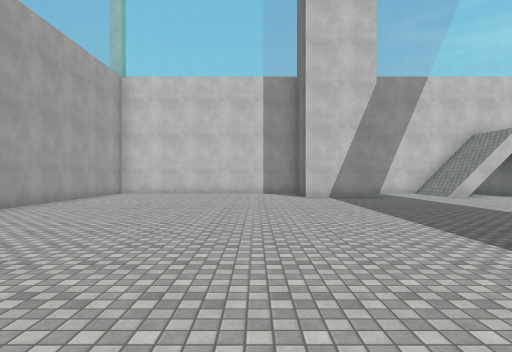
View 1 (above)

16 first-person views from a walk through a Unity game level. The camera is 1.5 m above the floor, looks level and sees 75° across. The floor is counted in squares, 2 m on a side. Each view is taken from the middle of a square. On the plan, view 1 faces up. The plan holds only what a view shows up to about 11 squares ahead; the rest is blank. The place goes on beyond the plan. Surface patterns are stand-ins for the level's own textures.

View 2
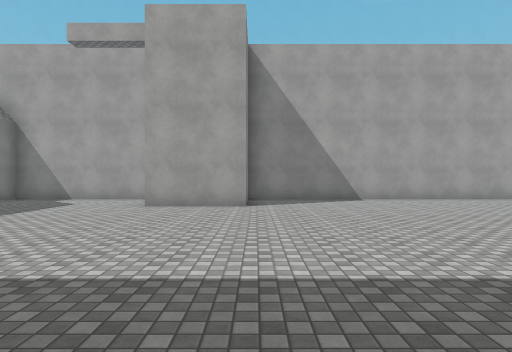

View 3
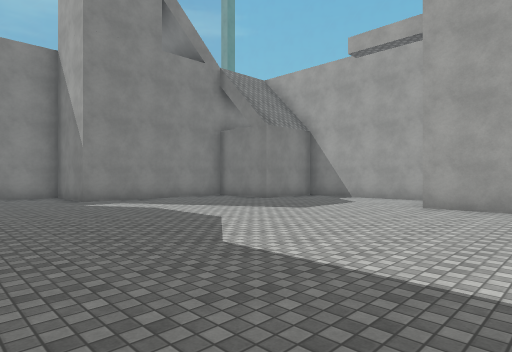

View 4
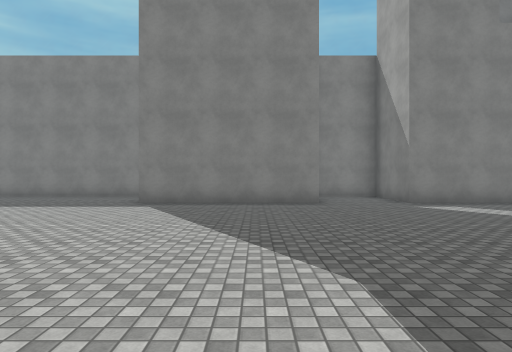

View 5
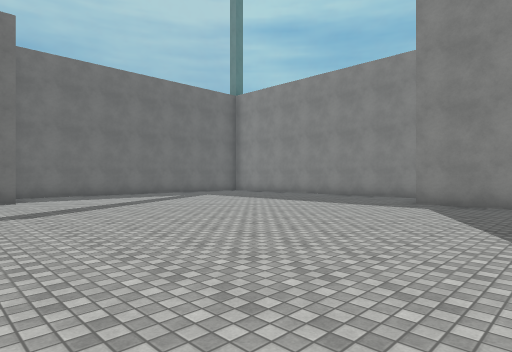

View 6
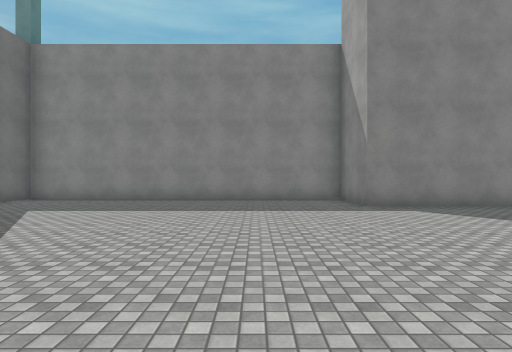

View 7
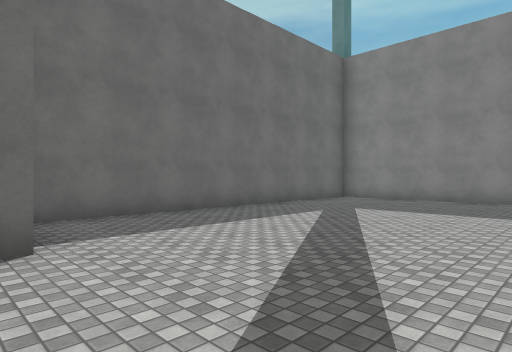

View 8
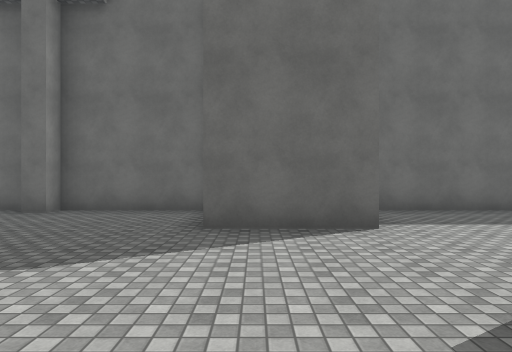

View 9
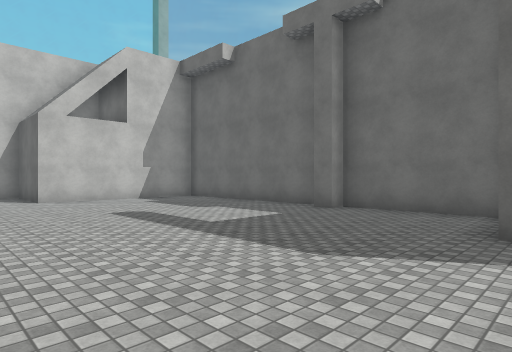

View 10
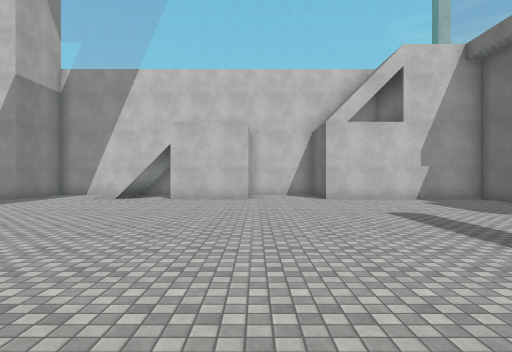

View 11
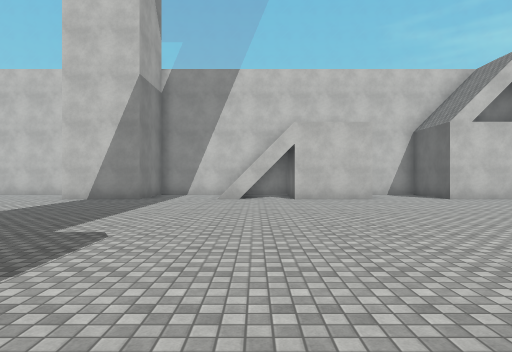

View 12
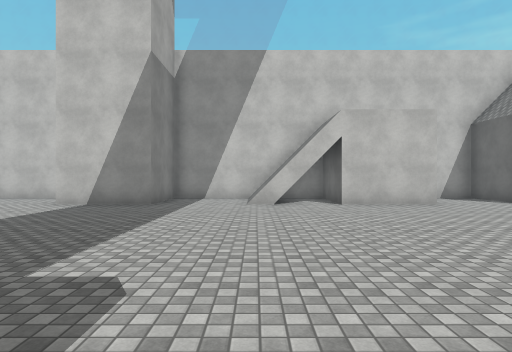

View 13
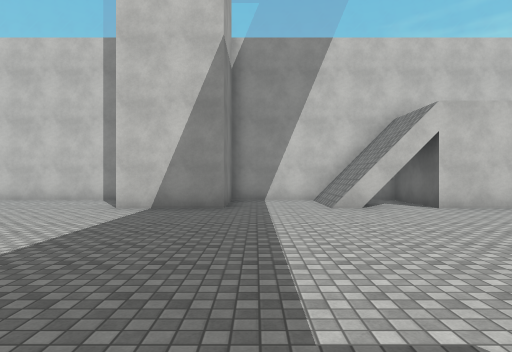

View 14
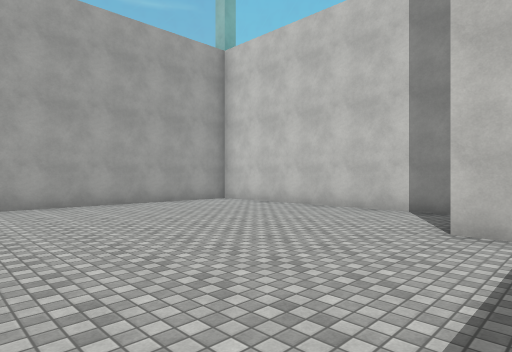

View 15
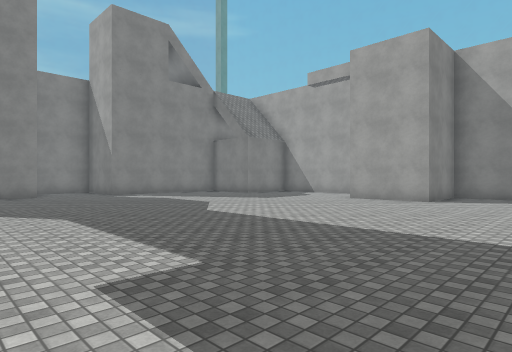

View 16
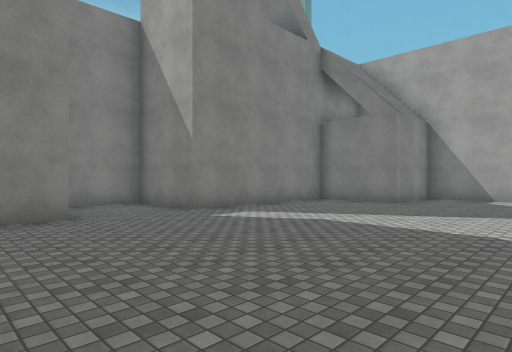

### Floor plan
Points are (right, up) in squares from view 1. A wall is a line through its corners. A room is listed if a view was taken in it or the views show most of it. See-through windows are left out.
Room 1 (views 1, 2, 3, 4, 5, 6, 7, 8, 9, 10, 11, 12, 13, 14, 15, 16)
walls: (16.7, -0.8) (16.7, 1.8); (4.1, -8.2) (9.2, -8.2) (9.2, -10.8) (19.2, -10.8) (19.2, -1.1); (11.9, 11.7) (9.3, 11.7) (9.3, 14.3) (4.3, 14.3) (4.3, 11.7) (1.8, 11.7); (19.2, 2.1) (19.2, 5.2) (18.8, 5.2) (18.8, 5.8); (19.2, 6) (19.2, 11.7) (14.3, 11.7) (14.3, 14.3) (13.8, 14.3); (-5.7, -1.5) (-5.7, -5.7) (-3.3, -5.7) (-3.3, -8.2) (1.7, -8.2) (1.7, -10.8) (3.6, -10.8); (1.1, 14.3) (-5.4, 14.3); (-5.7, 13.9) (-5.7, 1.8) (-3.3, 1.8) (-3.3, -0.8)

Where each view was taken, in squares from view 1:
view 1: 0 up, 0 right, facing up
view 2: 2 up, 5 right, facing left
view 3: 2 up, 5 right, facing down-left
view 4: 1 up, 6 right, facing down
view 5: 1 up, 6 right, facing down-right
view 6: 0 up, 12 right, facing down
view 7: 0 up, 13 right, facing down-right
view 8: 1 up, 12 right, facing right
view 9: 1 up, 12 right, facing up-right
view 10: 1 up, 12 right, facing up
view 11: 1 up, 8 right, facing up
view 12: 3 up, 7 right, facing up
view 13: 4 up, 5 right, facing up
view 14: 7 up, 3 right, facing up-left
view 15: 5 up, 7 right, facing down-left
view 16: 2 down, 6 right, facing down-left
